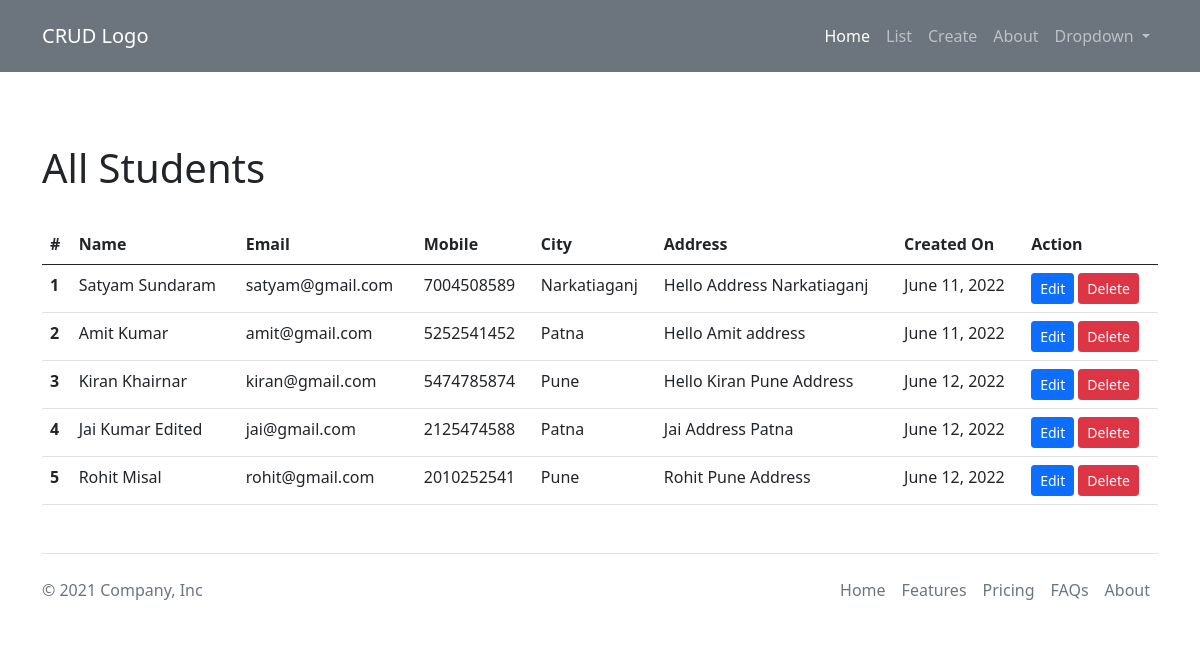
/all/, run on an earlier commit of the app's database.
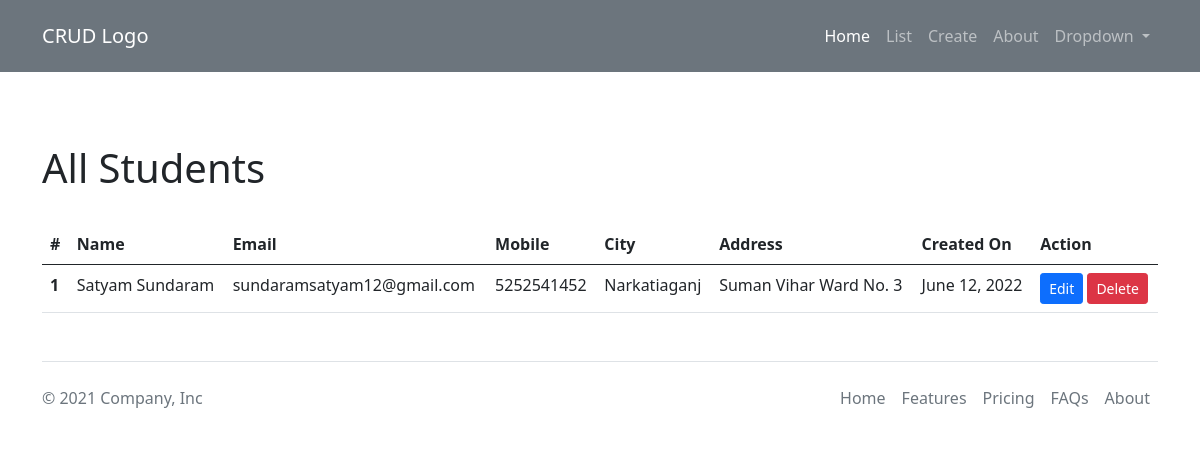
And on a later commit of the database.
### crud/models.py (models this page shows, shortened)
class tbl_student(models.Model):
    id = models.IntegerField(primary_key=True)
    name = models.CharField(max_length=255)
    email = models.CharField(max_length=255)
    mobile = models.CharField(max_length=12)
    city = models.CharField(max_length=255)
    address = models.TextField()
    created_on = models.DateField()

### crud/views.py (the view)
# urls.py: path("all/", views.getall, name="All Students"),
def getall(request):
    context = {"student": tbl_student.objects.all()}
    return render(request, "display.html", context)

### templates/display.html (shortened to what this page needs)
{% extends 'base.html' %}  {% block body %}
<div class="my-5 container">
  <h1 class="py-4">All Students</h1>
  <table class="table">
    <thead>
      <tr>
        <th scope="col">#</th>
        <th scope="col">Name</th>
        <th scope="col">Email</th>
        <th scope="col">Mobile</th>
        <th scope="col">City</th>
        <th scope="col">Address</th>
        <th scope="col">Created On</th>
        <th scope="col">Action</th>
      </tr>
    </thead>
    <tbody>
      {% for i in student %}
      <tr>
        <th scope="row">{{i.id}}</th>
        <td>{{i.name}}</td>
        <td>{{i.email}}</td>
        <td>{{i.mobile}}</td>
        <td>{{i.city}}</td>
        <td>{{i.address}}</td>
        <td>{{i.created_on}}</td>
        <td>
          <a href="/create/{{i.id}}" class="btn btn-sm btn-primary"
            >Edit</a
          >
          <a href="/delete/{{i.id}}" class="btn btn-sm btn-danger"
            >Delete</a
          >
        </td>
      </tr>
      {% endfor %}
    </tbody>
  </table>
</div>
{% endblock body %}

### templates/base.html (shortened to what this page needs)
<!DOCTYPE html>
<html lang="en">
  <head>
    <link
      href="https://cdn.jsdelivr.net/npm/bootstrap@5.0.2/dist/css/bootstrap.min.css"
      rel="stylesheet"
    />
  </head>
  <body>
    <nav class="navbar navbar-expand-lg navbar-dark bg-secondary py-3">
      <div class="container">
        <a class="navbar-brand" href="/">CRUD Logo</a>
        <div class="collapse navbar-collapse" id="navbarSupportedContent">
          <ul class="navbar-nav ms-auto mb-2 mb-lg-0">
            <li class="nav-item">
              <a class="nav-link active" aria-current="page" href="/">Home</a>
            </li>
            <li class="nav-item">
              <a class="nav-link" href="/all/">List</a>
            </li>
            <li class="nav-item">
              <a class="nav-link" href="/create/">Create</a>
            </li>
            <li class="nav-item">
              <a class="nav-link" href="/about/">About</a>
            </li>
            <li class="nav-item dropdown">
              <a
                class="nav-link dropdown-toggle"
                href="#"
                id="navbarDropdown"
                role="button"
                data-bs-toggle="dropdown"
                aria-expanded="false"
              >
                Dropdown
              </a>
            </li>
          </ul>
        </div>
      </div>
    </nav>
    {% block body %}{% endblock body %}
    <div class="container">
      <footer
        class="d-flex flex-wrap justify-content-between align-items-center py-3 my-4 border-top"
      >
        <p class="col-md-4 mb-0 text-muted">© 2021 Company, Inc</p>
        <a
          href="/"
          class="col-md-4 d-flex align-items-center justify-content-center mb-3 mb-md-0 me-md-auto link-dark text-decoration-none"
        >
          <svg class="bi me-2" width="40" height="32">
            <use xlink:href="#bootstrap"></use>
          </svg>
        </a>
        <ul class="nav col-md-4 justify-content-end">
          <li class="nav-item">
            <a href="#" class="nav-link px-2 text-muted">Home</a>
          </li>
          <li class="nav-item">
            <a href="#" class="nav-link px-2 text-muted">Features</a>
          </li>
          <li class="nav-item">
            <a href="#" class="nav-link px-2 text-muted">Pricing</a>
          </li>
          <li class="nav-item">
            <a href="#" class="nav-link px-2 text-muted">FAQs</a>
          </li>
          <li class="nav-item">
            <a href="#" class="nav-link px-2 text-muted">About</a>
          </li>
        </ul>
      </footer>
    </div>
  </body>
</html>

What changed in the data, as far as the page shows it:
removed tbl_student: id "2", name "Amit Kumar", email "amit@gmail.com", mobile "5252541452", city "Patna", address "Hello Amit address", created_on "June 11, 2022"
removed tbl_student: id "3", name "Kiran Khairnar", email "kiran@gmail.com", mobile "5474785874", city "Pune", address "Hello Kiran Pune Address", created_on "June 12, 2022"
removed tbl_student: id "4", name "Jai Kumar Edited", email "jai@gmail.com", mobile "2125474588", city "Patna", address "Jai Address Patna", created_on "June 12, 2022"
removed tbl_student: id "5", name "Rohit Misal", email "rohit@gmail.com", mobile "2010252541", city "Pune", address "Rohit Pune Address", created_on "June 12, 2022"
changed tbl_student "Satyam Sundaram": email "satyam@gmail.com" → "sundaramsatyam12@gmail.com"; mobile "7004508589" → "5252541452"; address "Hello Address Narkatiaganj" → "Suman Vihar Ward No. 3"; created_on "June 11, 2022" → "June 12, 2022"
